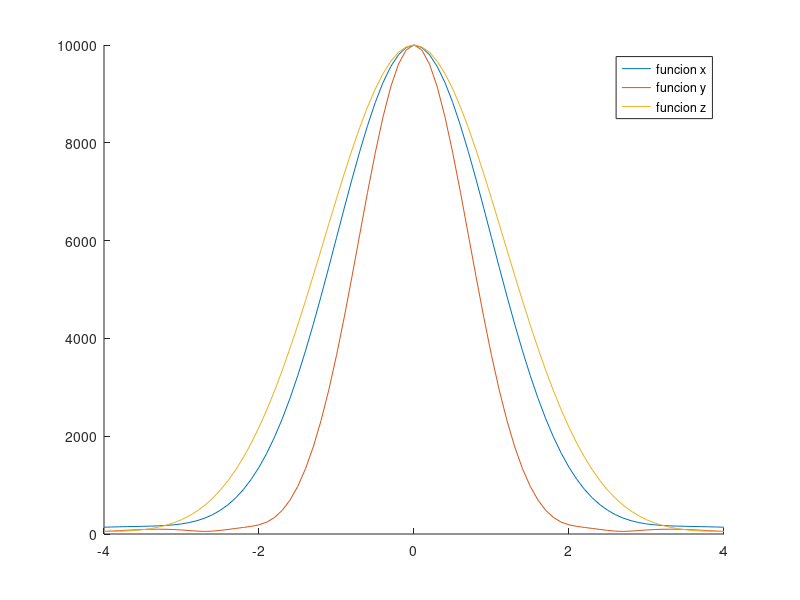
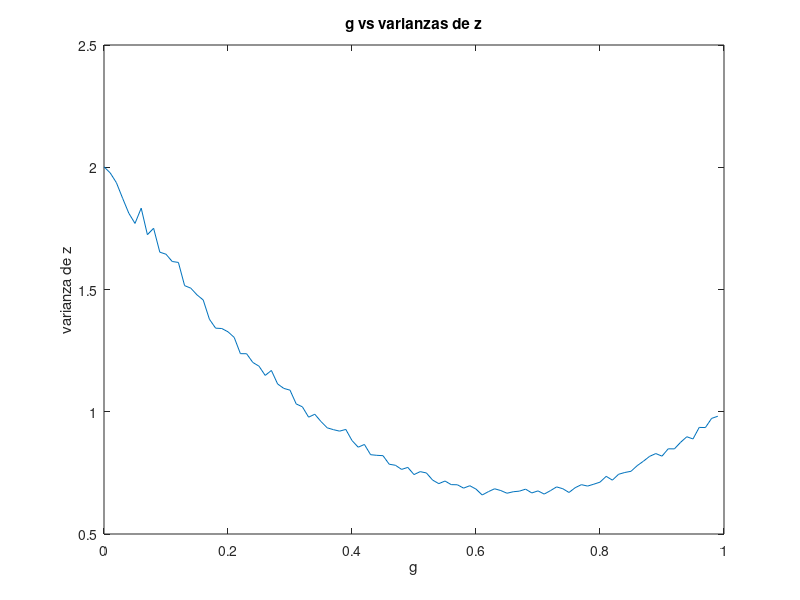

The MATLAB script that drew these images, in order: (Note: this script raises an error after producing the figures.)
clc
clear all

u=1; %media
v_1=sqrt(1); %varianza 1
v_2=sqrt(2); %varianza 2
m_exp=0;
v_exp=0;
g=0.5;


x_1=normrnd(u,v_1,[10000,1]);
y_1=normrnd(u,v_2,[10000,1]);
z=x_1+(1-g)*(y_1-x_1);
m_exp=m_exp+mean(z);
v_exp=v_exp+var(z);


mu=m_exp;
var_1=v_exp;
disp(['Encontrar la media y la varianza']);
disp(['la media es: ',num2str(mu)]);
disp(['la varianza es: ',num2str(var_1)]);


s=-5:0.1:5;
s=-4:0.1:4;
fi_x=exp(j*s.*x_1);
fi_y=exp(j*s.*y_1);

fi_x=sum(fi_x,1);
fi_y=sum(fi_y,1);


fi_z = exp(j*s.*z);
fi_z=sum(fi_z,1);

figure
hold on
plot(s,abs(fi_x))
plot(s,abs(fi_y))
plot(s,abs(fi_z))
legend("funcion x","funcion y","funcion z")
hold off



%g minima
v_min=100;
v_intento=0;
g_min=0;
g=0;
c=1;

while g<=1

v_exp=0;

x_2=normrnd(u,v_1,[10000,1]);
y_2=normrnd(u,v_2,[10000,1]);
z=x_2+(1-g)*(y_2-x_2);
v_exp=var(z);

v_s(c)=v_exp;
g_s(c)=g;
g=g+0.01;
c=c+1;

end

v_min=min(v_s);
p=find(v_s==v_min);
g_min=g_s(p);
figure
plot(g_s,v_s);
title('g vs varianzas de z')
xlabel('g')
ylabel('varianza de z')
z=x_2+(1-g_min)*(y_2-x_2);

disp(['Encontrar la g para la varianza minima de z']);
disp(['El valor de g para la minima varianza es: ',num2str(g_min)]);

var_x=(v_1)^2;
var_y=2*(var_x);




disp(['Ordenar las varianzas de menor a mayor']);
disp(['Varianza de x: ',num2str(var_x)]);
disp(['Varianza de y: ',num2str(var_y)]);
disp(['Varianza de z: ',num2str(v_min)]);


figure
% Create plots.
t = tiledlayout(3,1);

ax1 = nexttile;
hist(x_1)
title(ax1,'Varianza de x')
xlim([-6 8]);

ax2 = nexttile;
hist(y_1)
title(ax2,'Varianza de y')
xlim([-6 8]);

ax3 = nexttile;
hist(z)
title(ax3,'Varianza de z')
xlim([-6 8]);

valores=[var_x,var_y,v_min];
ordenados=sort(valores)
